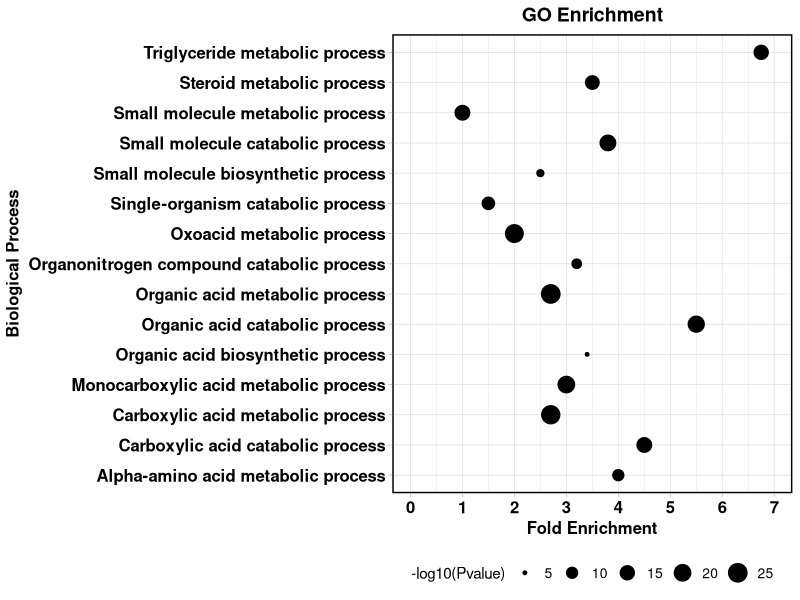
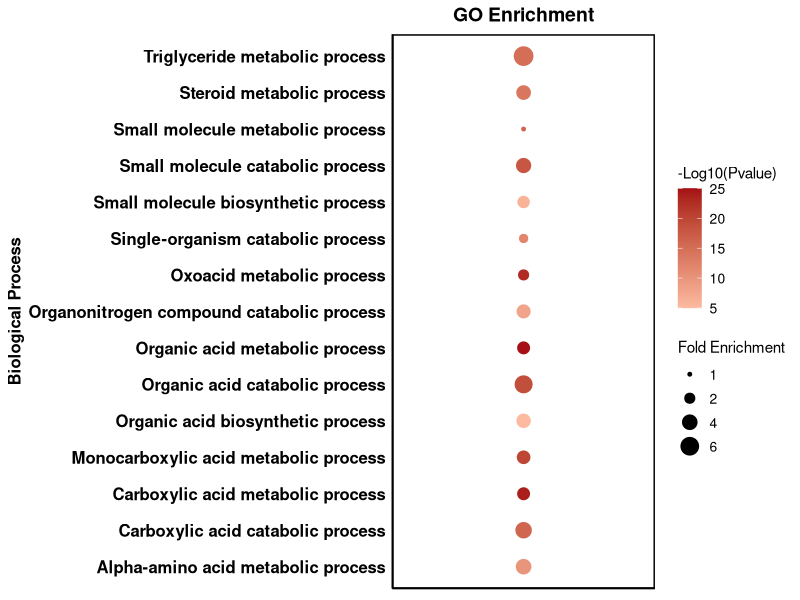

Write R code to recreate these figures, in order.
####10.Ballon plots
df6 <- read.table("ballon_plots_GO.txt", header=T, sep="\t")
library(ggplot2)


#10.1.basic ballon plots
#pdf("10.1.Basic_ballonplot.pdf", height=6, width=8)
ggplot(df6, aes(x=Fold.enrichment, y=Biological.process)) +
  geom_point(aes(size = X.log10.Pvalue.)) +
  scale_x_continuous(limits=c(0,7),breaks=0:7) +
  scale_size(breaks=c(1,5,10,15,20,25)) +
  theme_light() +
  theme(panel.border=element_rect(fill='transparent', color='black', size=1),
        plot.title = element_text(color="black", size=14, hjust=0.5, face="bold", lineheight=1),
        axis.title.x = element_text(color="black", size=12, face="bold"),
        axis.title.y = element_text(color="black", size=12, vjust=1.5, face="bold"),
        axis.text.x = element_text(size=12,color="black",face="bold"),
        axis.text.y = element_text(size=12,color="black",face="bold"),
        legend.text = element_text(color="black", size=10, hjust=-2),
        legend.position="bottom") +
  labs(x="Fold Enrichment",y="Biological Process",size="-log10(Pvalue)", title="GO Enrichment",face="bold")
#dev.off()


#10.2.change the dot colors
#pdf("10.2.Customized_ballonplot.pdf")
ggplot(df6, aes(x=col, y=Biological.process,color=X.log10.Pvalue.)) +
  geom_point(aes(size = Fold.enrichment)) +
  scale_x_discrete(limits=c("1")) +
  scale_size(breaks=c(1,2,4,6)) +
  scale_color_gradient(low="#fcbba1", high="#a50f15") +
  theme_classic() +
  theme(panel.border=element_rect(fill='transparent', color='black', size=1),
        plot.title = element_text(color="black", size=14, hjust=0.5, face="bold", lineheight=1),
        axis.title.x = element_blank(),
        axis.title.y = element_text(color="black", size=12, face="bold"),
        axis.text.x = element_blank(),
        axis.ticks = element_blank(),
        axis.text.y = element_text(size=12,color="black",face="bold"),
        legend.text = element_text(color="black", size=10)) +
  labs(y="Biological Process",size="Fold Enrichment", color="-Log10(Pvalue)",title="GO Enrichment",face="bold")
#dev.off()
